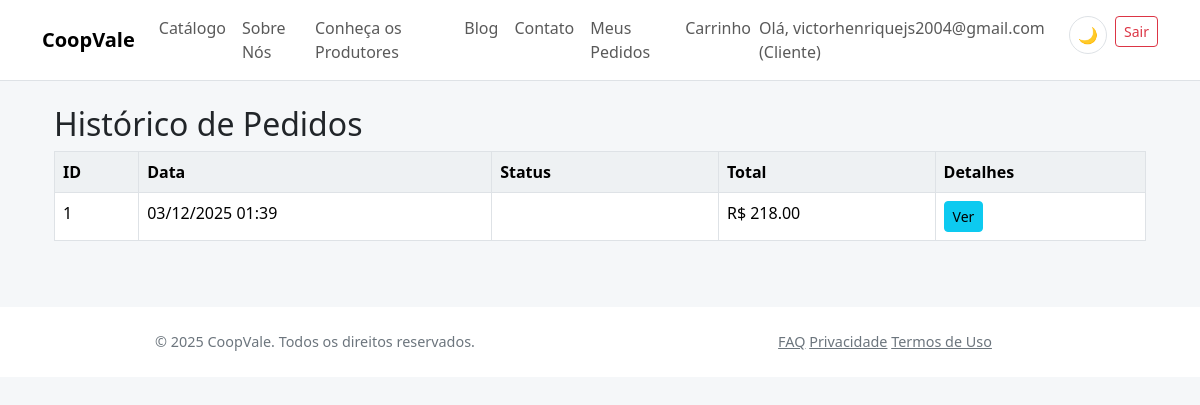
/pedidos/historico (signed in), run on the app's committed database.
### app/models/core.py (models this page shows, shortened)
class Usuario(db.Model, UserMixin):
    __tablename__ = 'usuarios'
    id = db.Column(db.Integer, primary_key=True)
    email = db.Column(db.String(150), unique=True, nullable=False)
    senha_hash = db.Column(db.String(256), nullable=False)
    tipo_usuario = db.Column(db.String(50), nullable=False, default='visitante')
    ativo = db.Column(db.Boolean, default=True)
    produtor_perfil = db.relationship('Produtor', backref='usuario', uselist=False, lazy=True)
    cliente_perfil = db.relationship('Cliente', backref='usuario', uselist=False, lazy=True)

class Pedido(db.Model):
    __tablename__ = 'pedidos'
    id = db.Column(db.Integer, primary_key=True)
    cliente_id = db.Column(db.Integer, db.ForeignKey('clientes.id'), nullable=False)
    data = db.Column(db.DateTime, default=lambda: datetime.now(timezone.utc))
    status = db.Column(db.String(50), default='Aguardando confirmação')
    forma_pagamento = db.Column(db.String(50))
    tipo_recebimento = db.Column(db.String(50))
    total = db.Column(db.Float, default=0.0)
    entrega_tipo = db.Column(db.String(20))  # 'retirada' ou 'entrega'
    ponto_retirada_id = db.Column(db.Integer, db.ForeignKey('pontos_retirada.id'))
    taxa_entrega_id = db.Column(db.Integer, db.ForeignKey('taxas_entrega.id'))
    valor_frete = db.Column(db.Float, default=0.0)
    data_agendada = db.Column(db.DateTime)
    observacoes = db.Column(db.Text)
    data_cancelamento = db.Column(db.DateTime)
    motivo_cancelamento = db.Column(db.Text)
    cancelado_por = db.Column(db.String(50))  # cliente, admin, sistema
    itens = db.relationship('ItemPedido', backref='pedido', lazy=True)
    ponto_retirada = db.relationship('PontoRetirada', backref='pedidos', lazy=True)
    taxa_entrega = db.relationship('TaxaEntrega', backref='pedidos', lazy=True)

### app/blueprints/pedidos/routes.py (the view)
@pedidos_bp.route('/historico', endpoint='historico')
@login_required
def historico():
    cliente = Cliente.query.filter_by(usuario_id=current_user.id).first()
    pedidos = Pedido.query.filter_by(cliente_id=cliente.id).order_by(Pedido.data.desc()).all() if cliente else []
    return render_template('pedidos/historico.html', pedidos=pedidos)

### app/templates/pedidos/historico.html
{% extends 'base.html' %}
{% block content %}
<div class="container mt-4">
  <h2>Histórico de Pedidos</h2>
  {% if pedidos %}
  <div class="table-responsive">
    <table class="table table-bordered">
      <thead>
        <tr>
          <th>ID</th>
          <th>Data</th>
          <th>Status</th>
          <th>Total</th>
          <th>Detalhes</th>
        </tr>
      </thead>
      <tbody>
        {% for pedido in pedidos %}
        <tr>
          <td>{{ pedido.id }}</td>
          <td>{{ pedido.data.strftime('%d/%m/%Y %H:%M') }}</td>
          <td>
            {% set status_map = {
              'Aguardando confirmação': 'warning',
              'Em preparação': 'info',
              'Pronto para retirada/entrega': 'primary',
              'Concluído': 'success',
              'Cancelado': 'danger'
            } %}
            {% set badge_class = status_map.get(pedido.status, 'secondary') %}
            <span class="badge badge-{{ badge_class }}">{{ pedido.status }}</span>
          </td>
          <td>R$ {{ '%.2f'|format(pedido.total) }}</td>
          <td><a href="{{ url_for('pedidos.detalhe_pedido', pedido_id=pedido.id) }}" class="btn btn-sm btn-info">Ver</a></td>
        </tr>
        {% endfor %}
      </tbody>
    </table>
  </div>
  {% else %}
  <div class="alert alert-info">Nenhum pedido encontrado.</div>
  {% endif %}
</div>
{% endblock %}

### app/templates/base.html (shortened to what this page needs)
<!doctype html>
<html lang="pt-br">
<head>
    <link href="https://cdn.jsdelivr.net/npm/bootstrap@5.3.2/dist/css/bootstrap.min.css" rel="stylesheet">
    <link href="{{ url_for('static', filename='css/theme.css') }}" rel="stylesheet">
</head>
<body>
    <nav class="navbar navbar-expand-lg navbar-light bg-light border-bottom">
        <div class="container">
            <a class="navbar-brand" href="{{ url_for('main_bp.index') }}">CoopVale</a>
            <div class="collapse navbar-collapse" id="navbarNav">
                <ul class="navbar-nav me-auto">
                    <li class="nav-item">
                        <a class="nav-link" href="{{ url_for('produtos_bp.catalogo') }}">Catálogo</a>
                    </li>
                    <li class="nav-item">
                        <a class="nav-link" href="{{ url_for('main_bp.sobre') }}">Sobre Nós</a>
                    </li>
                    <li class="nav-item">
                        <a class="nav-link" href="{{ url_for('main_bp.produtores') }}">Conheça os Produtores</a>
                    </li>
                    <li class="nav-item">
                        <a class="nav-link" href="{{ url_for('main_bp.blog_redirect') }}">Blog</a>
                    </li>
                    <li class="nav-item">
                        <a class="nav-link" href="{{ url_for('main_bp.contato') }}">Contato</a>
                    </li>
                    {% if current_user.is_authenticated and current_user.tipo_usuario == 'cliente' %}
                    <li class="nav-item">
                        <a class="nav-link" href="{{ url_for('pedidos.historico') }}">Meus Pedidos</a>
                    </li>
                    <li class="nav-item">
                        <a class="nav-link" href="{{ url_for('pedidos.carrinho') }}">Carrinho</a>
                    </li>
                    {% endif %}
                </ul>
                <ul class="navbar-nav">
                    {% if current_user.is_authenticated %}
                    <li class="nav-item">
                        <span class="navbar-text me-3">
                            Olá, {{ current_user.email }} ({{ current_user.tipo_usuario.capitalize() }})
                        </span>
                    </li>
                    <li class="nav-item me-2">
                        <button class="theme-toggle" id="themeToggle" title="Alternar tema">
                            <span id="themeIcon">🌙</span>
                        </button>
                    </li>
                    <li class="nav-item">
                        <a class="btn btn-sm btn-outline-danger" href="{{ url_for('auth.logout') }}">Sair</a>
                    </li>
                    {% endif %}
                </ul>
            </div>
        </div>
    </nav>
    <div class="container mt-4">
        {% block content %}{% endblock %}
    </div>
    <footer class="footer">
        <div class="container">
            <div class="row">
                <div class="col-md-6 text-center text-md-left">
                    <span class="text-muted">© 2025 CoopVale. Todos os direitos reservados.</span>
                </div>
                <div class="col-md-6 text-center text-md-right">
                    <a href="{{ url_for('main_bp.faq') }}" class="text-muted mr-3">FAQ</a>
                    <a href="{{ url_for('main_bp.privacidade') }}" class="text-muted mr-3">Privacidade</a>
                    <a href="{{ url_for('main_bp.termos') }}" class="text-muted">Termos de Uso</a>
                </div>
            </div>
        </div>
    </footer>
</body>
</html>

### app/static/css/theme.css (style rules this page uses)
:root { --coop-green: #1e7e34; --coop-green-light: #27a844; --coop-green-dark: #155724; --coop-accent: #ffb347; --coop-accent-dark: #ff9f2e; --coop-bg: #f5f7f9; --coop-bg-secondary: #ffffff; --coop-text: #212529; --coop-text-muted: #6c757d; --coop-border: #dee2e6; --coop-card-shadow: rgba(0,0,0,.06); --coop-card-shadow-hover: rgba(0,0,0,.12); --coop-border-radius: .65rem; --coop-table-bg: #eef1f3; }
* { transition: background-color .2s ease, color .2s ease, border-color .2s ease; }
body { background: var(--coop-bg); color: var(--coop-text); }
.navbar-nav { list-style: none; margin: 0; padding: 0; }
.navbar-nav .nav-item { display: inline-block; }
.navbar-nav .nav-link { text-decoration: none; }
.navbar-brand { font-weight:700; }
.navbar.bg-light, .footer { background: var(--coop-bg-secondary)!important; border-color: var(--coop-border)!important; }
.table { color: var(--coop-text); }
.table thead th { background: var(--coop-table-bg); border-color: var(--coop-border); }
.table td, .table th { border-color: var(--coop-border); }
.footer { font-size:.9rem; }
.text-muted { color: var(--coop-text-muted)!important; }
.theme-toggle { background: var(--coop-bg-secondary); border: 1px solid var(--coop-border); border-radius: 50%; width: 38px; height: 38px; display: flex; align-items: center; justify-content: center; cursor: pointer; transition: all .2s ease; }

### app/templates/base.html (style rules this page uses)
.footer { background-color: #f8f9fa; padding: 24px 0; margin-top: 50px; }

### data on the page
Usuario: email "victorhenriquejs2004@gmail.com", tipo_usuario "Cliente"
Pedido: id "1", data "03/12/2025 01:39", total "218.00"
